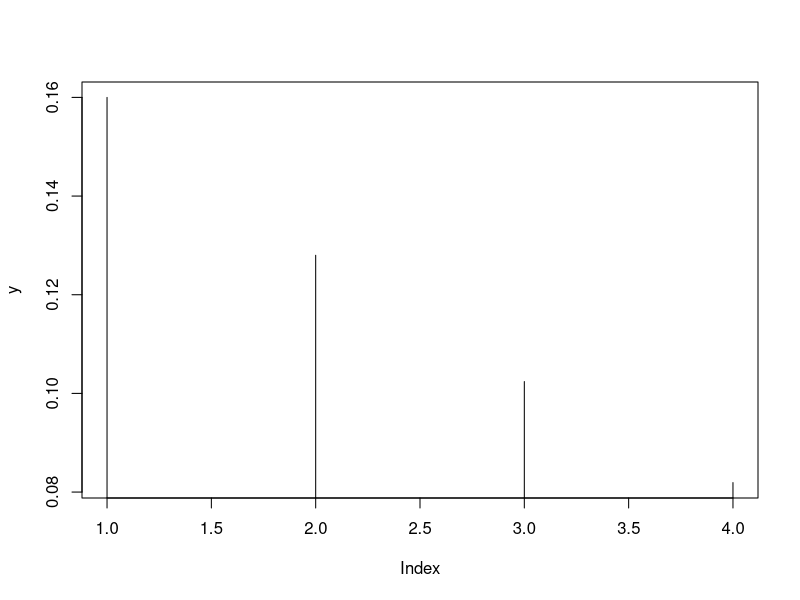
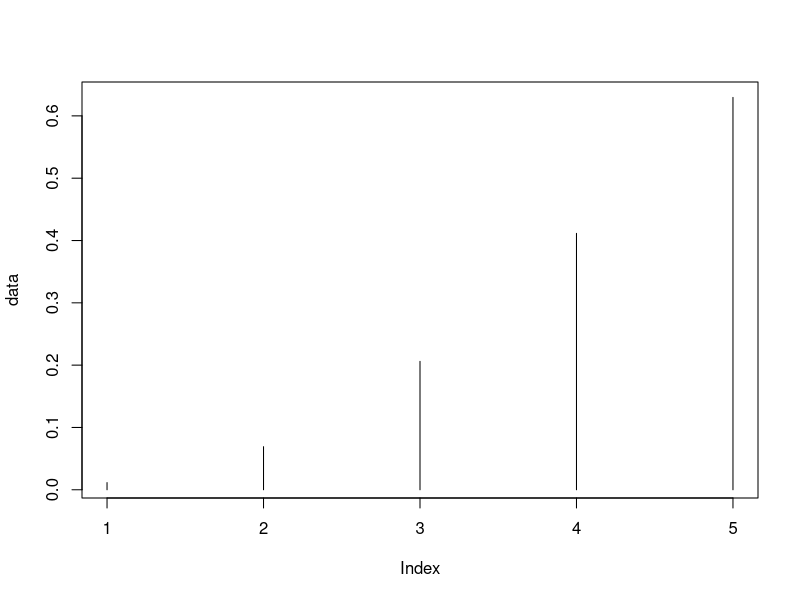
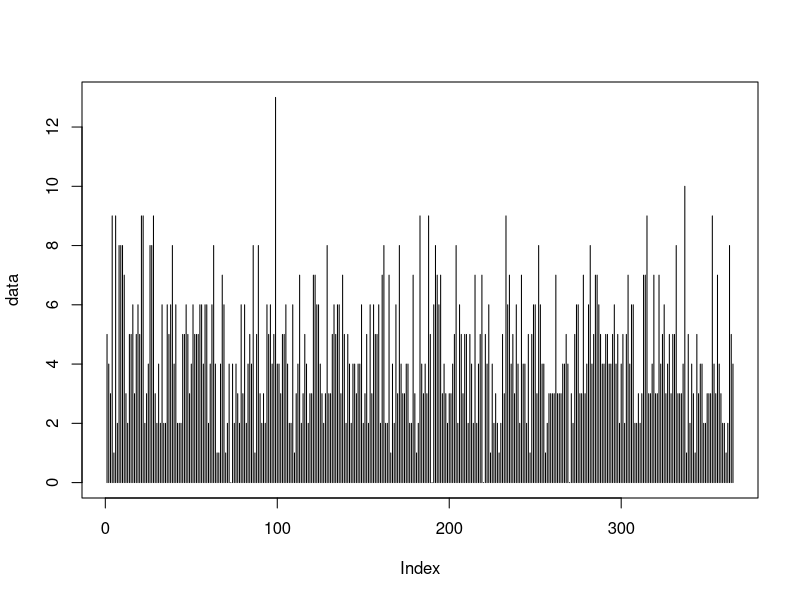
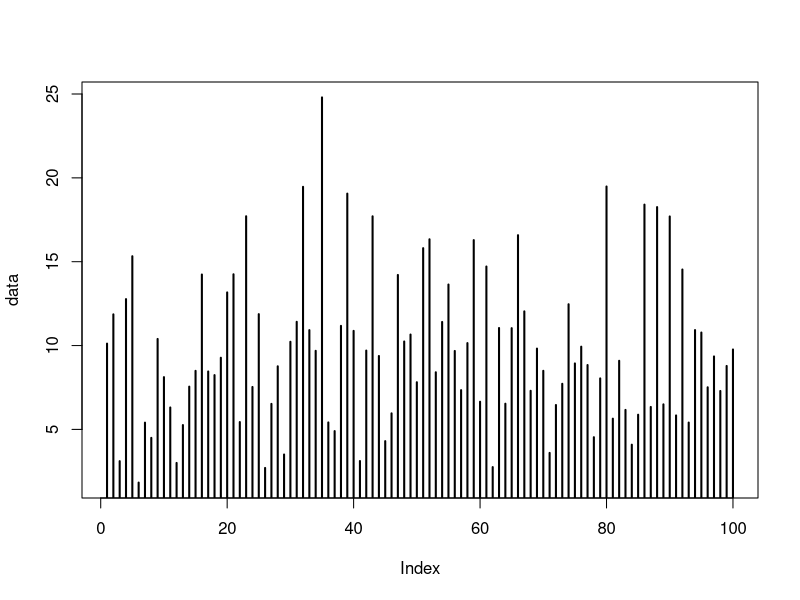
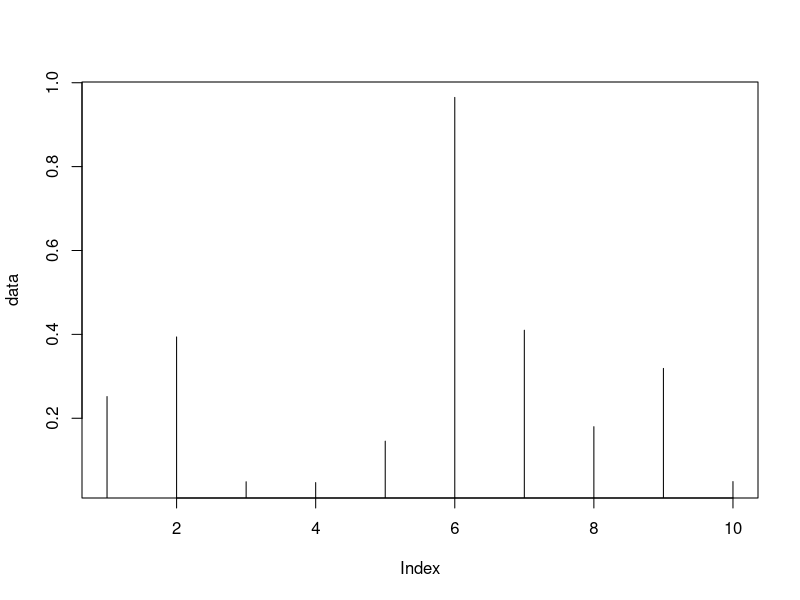
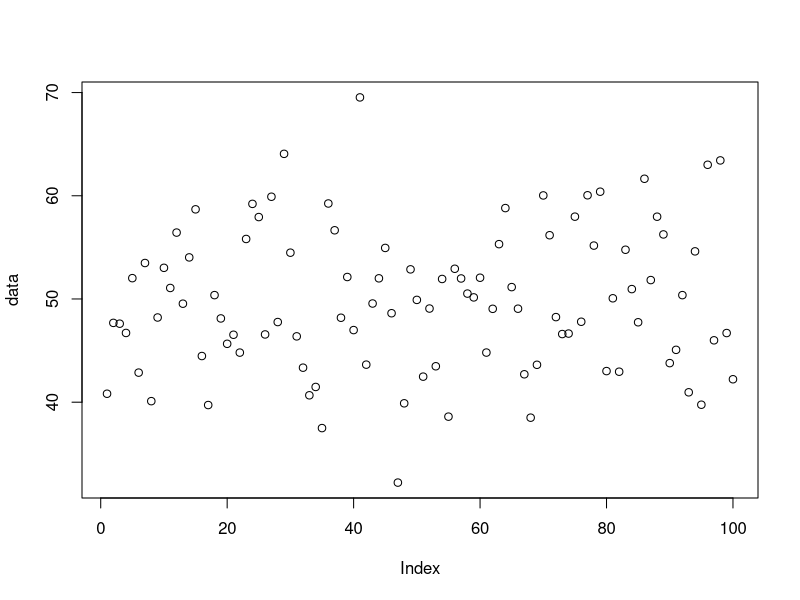
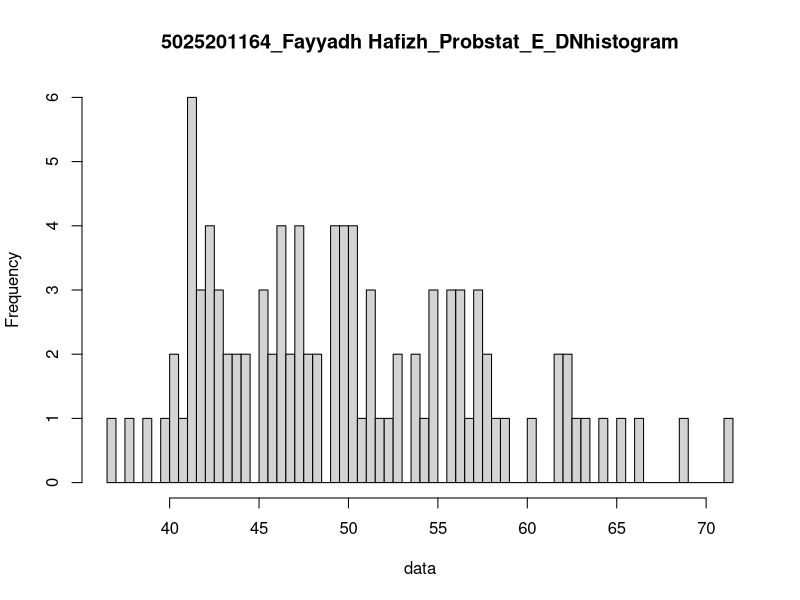

The R source for these figures, in order:
#Nama: Fayyadh Hafizh
#NRP: 5025201164
#Kelas: Probabilitas dan Statistik E

#1.
#a.
x = 3
x = x + 1
p = 0.2
print(dgeom(x - 1, p))
#b.
p = 0.2
n = 10000
print(mean(rgeom(n, p) == 3))
#c.
#d.
p = 0.2
y = dgeom(seq(0:3), p)
plot(y, type="h")

#e.
p = 0.2
rataan = 1/p
varian = (1-p)/p^2
print(rataan)
print(varian)

#2.
#a.
x = 4
n = 20
p = 0.2
print(dbinom(x, n, p))
#b.
n = 20
k = 4
p = 0.2
data = pbinom(seq(0, k), n, p)
plot(data, type = "h")
#c.
n = 20
p = 0.2
rataan = n*p
varian = n*p*(1-p)
print(rataan)
print(varian)

#3.
#a.
lambda = 4.5
x = 6
print(ppois(x, lambda))
#b.
lambda = 4.5
x = 6
data = rpois(365, lambda)
plot(data, type = "h", lwd = 1)
#c.
#d.
lambda = 4.5
rataan = lambda
varian = lambda
print(rataan)
print(varian)

#4.
#a.
x = 2
v = 10
print(dchisq(x, v))
#b.
v = 10
data = rchisq(100, 10)
plot(data, type = "h", lwd = 2)
#c.
v = 10
rataan = v
varian = 2*v
print(rataan)
print(varian)

#5.
#a.
x = 10
lambda = 3
print(dexp(x, lambda))
#b.
set.seed(1)
lambda = 3
n = c(10, 100, 1000, 10000)
i = 1 #2, 3, 4
data = rexp(n[i], lambda)
plot(data, type = "h")
#c.
rataan = 1/lambda
varian = (1/lambda)^2
print(rataan)
print(varian)

#6.
#a.
n = 100
rataan = 50
sd = 8
data = rnorm(n, rataan, sd)
plot(data)
z = (data - mean(data))/sd(data)
z
#b.
n = 100
rataan = 50
sd = 8
data = rnorm(n, rataan, sd)
hist(data, main = "5025201164_Fayyadh Hafizh_Probstat_E_DNhistogram", breaks = 50)
#c.
sd = 8
varian = sd^2
varian